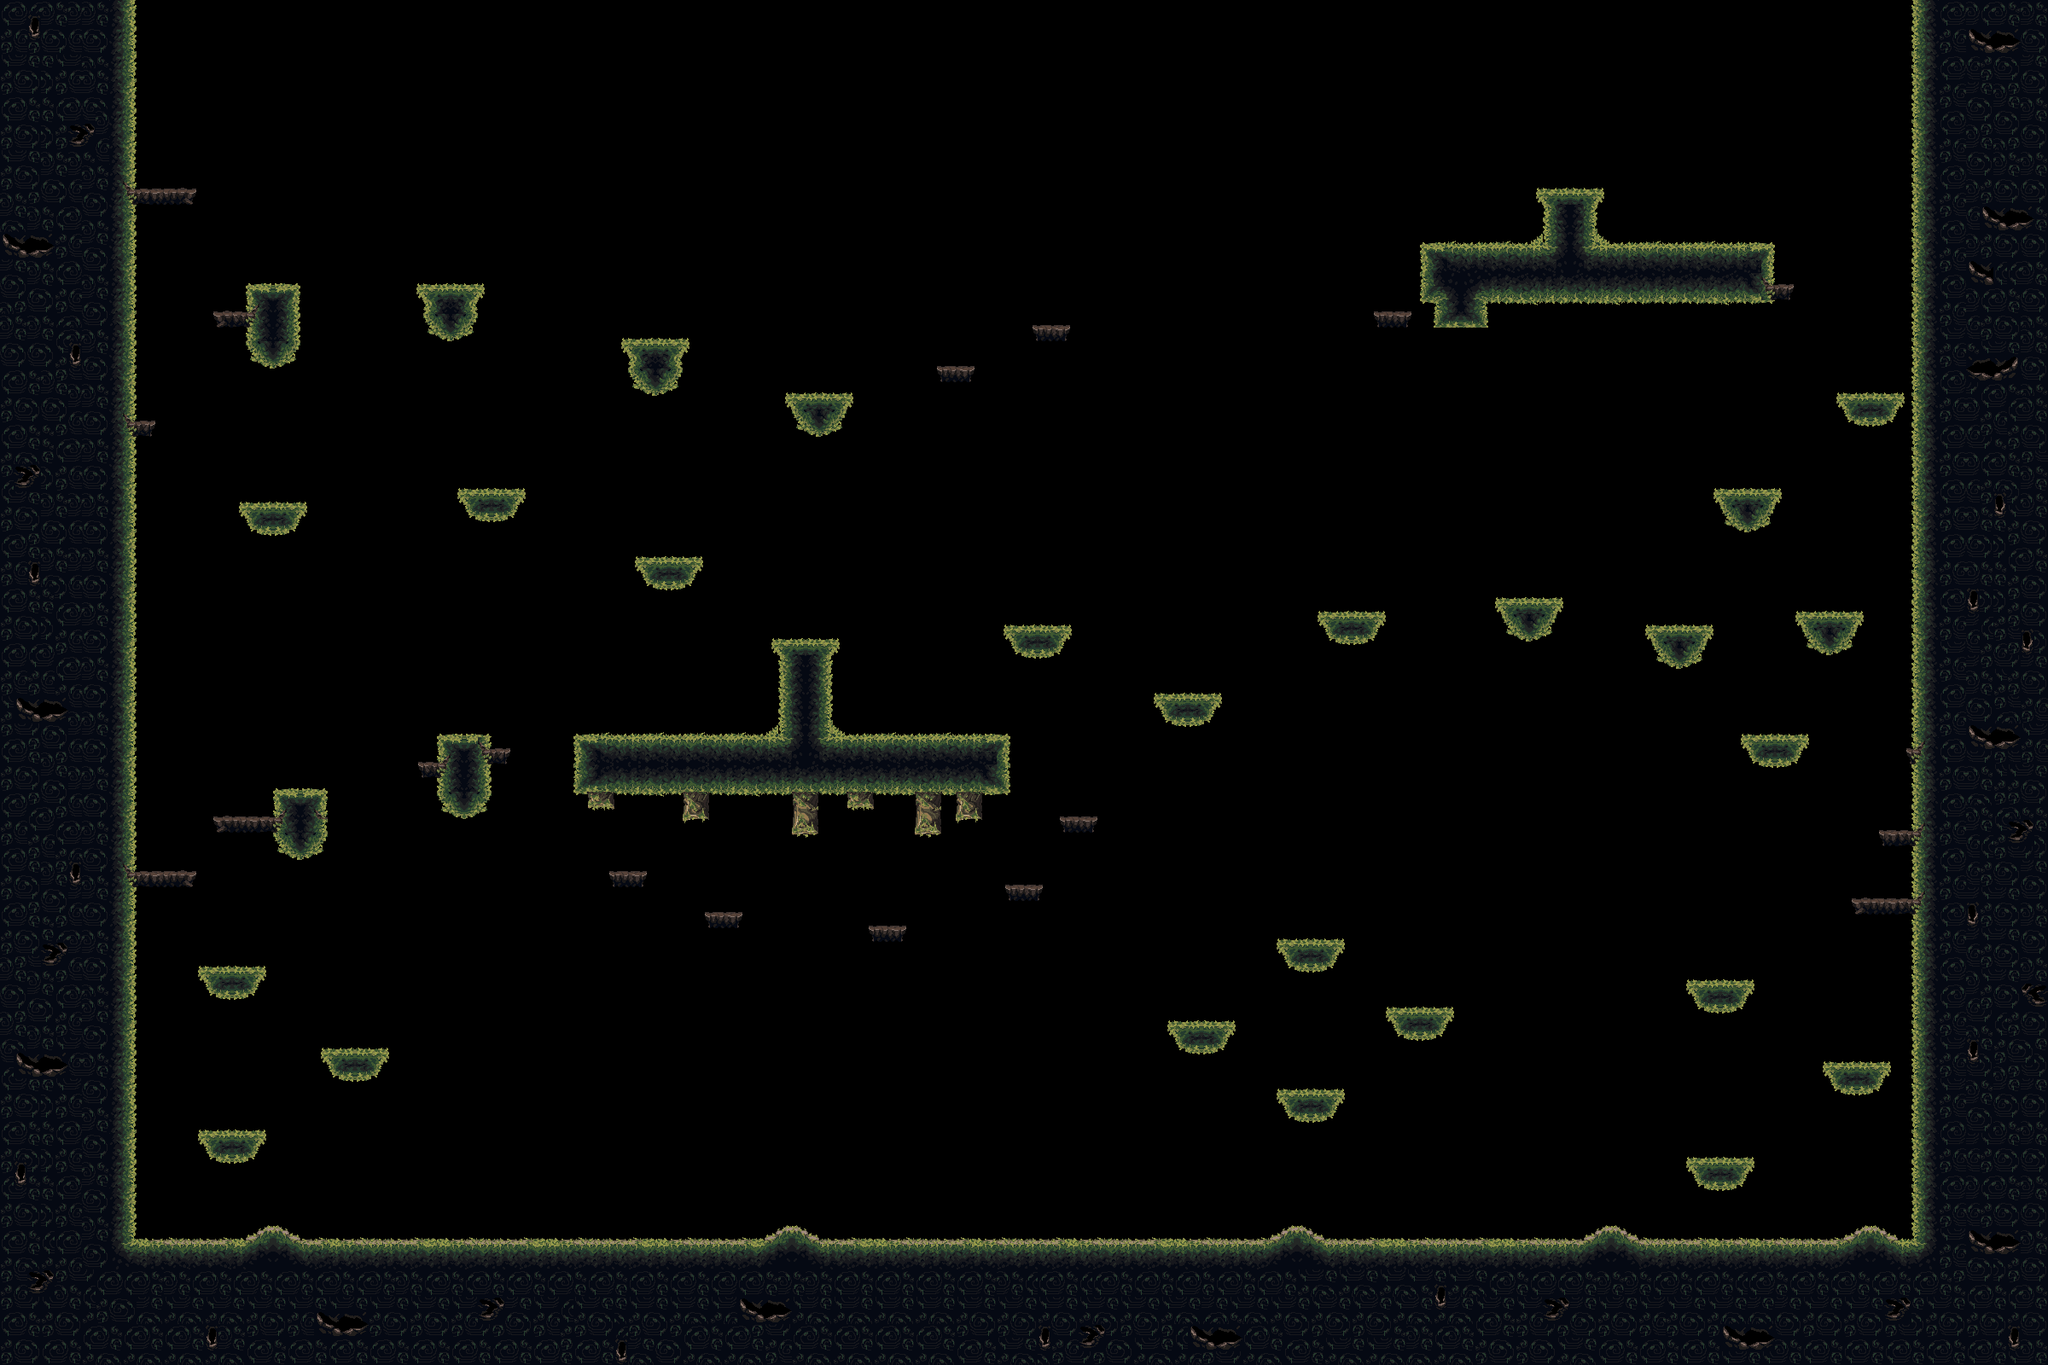

Rendered tile map (Tiled .tmx) drawn with the repository's tilesets; below, a short description and the map source with its tile grids summarised:
An orthogonal 150x100 tile map with 16x16 px tiles, 1 tile layer (Слой тайлов 1).

<map version="1.10" tiledversion="1.10.0" orientation="orthogonal" renderorder="right-down" width="150" height="100" tilewidth="16" tileheight="16" infinite="0" nextlayerid="3" nextobjectid="5">
 <tileset firstgid="1" source="Demo_level_tileset.tsx" />
 <layer id="1" name="Слой тайлов 1" width="150" height="100">
  <data>[15000 cells, 4573 non-empty, 281 distinct tile ids]</data>
 </layer>
</map>
